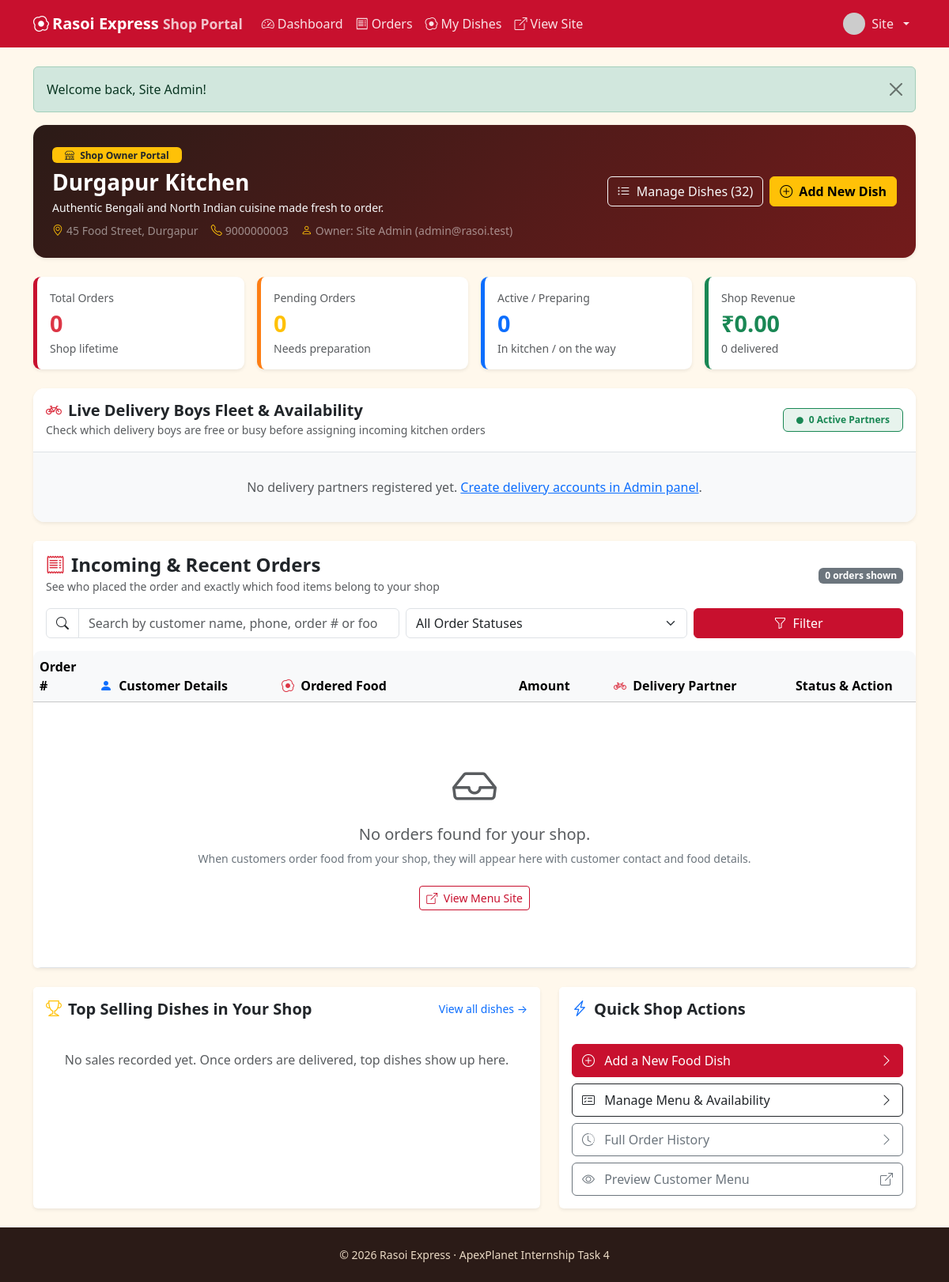
/shop/index.php (signed in), run on an earlier commit of the app's database.
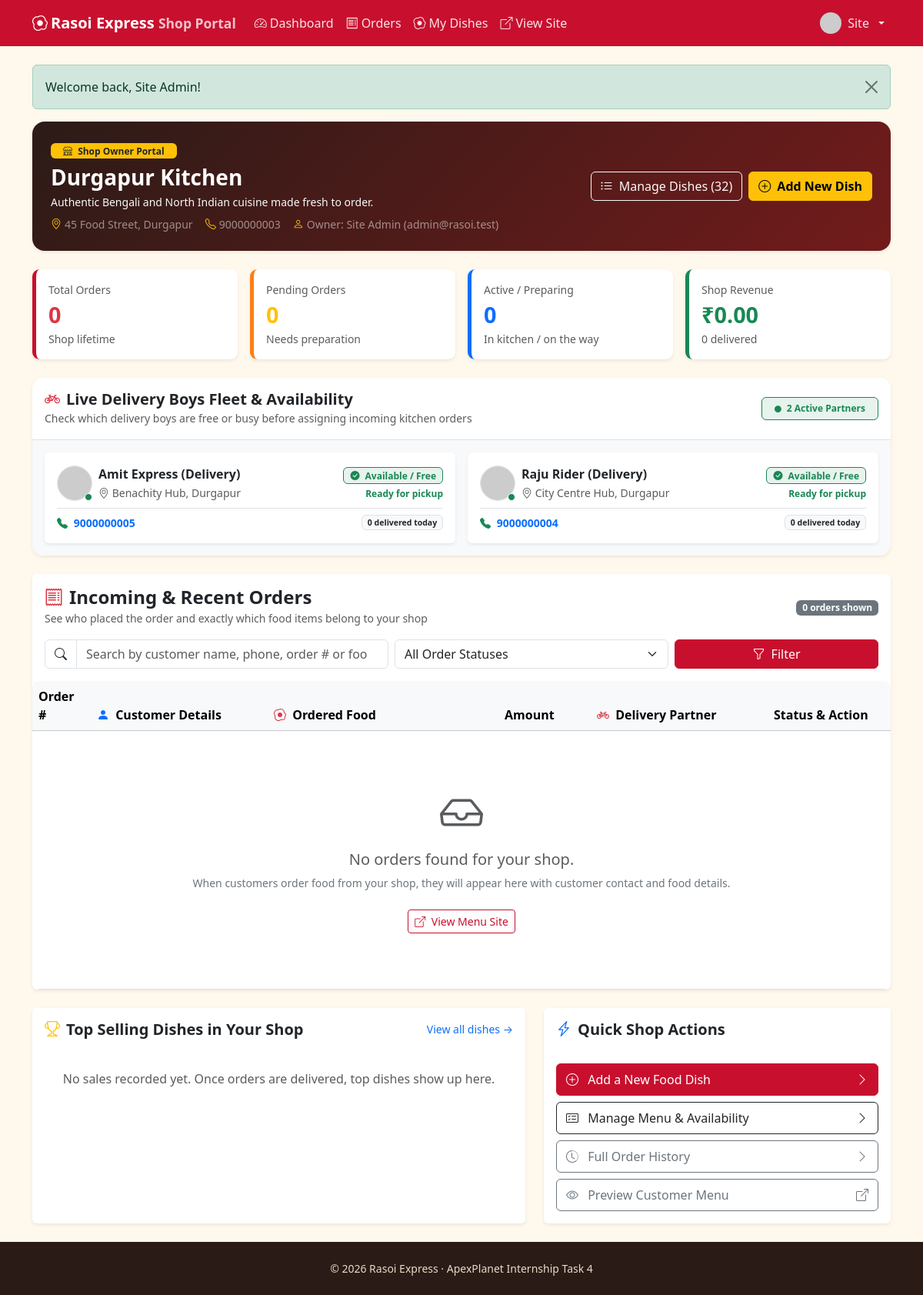
And on a later commit of the database.
### tables this page shows
CREATE TABLE users (
  id INT UNSIGNED AUTO_INCREMENT PRIMARY KEY,
  name VARCHAR(80) NOT NULL,
  email VARCHAR(120) NOT NULL UNIQUE,
  phone VARCHAR(15) DEFAULT NULL,
  address VARCHAR(255) DEFAULT NULL,
  password_hash VARCHAR(255) NOT NULL,
  role ENUM('user','admin','shop_owner','delivery') NOT NULL DEFAULT 'user',
  status ENUM('active','blocked') NOT NULL DEFAULT 'active',
  avatar VARCHAR(255) DEFAULT NULL,
  last_login_at DATETIME DEFAULT NULL,
  created_at TIMESTAMP DEFAULT CURRENT_TIMESTAMP,
  INDEX idx_users_role (role),
  INDEX idx_users_last_login (last_login_at)
);

### includes/auth.php (called while the page is built, shortened)
<?php
require_once __DIR__ . '/db.php';
function e($v): string { return htmlspecialchars((string)$v, ENT_QUOTES, 'UTF-8'); }
function url(string $p = ''): string { return BASE_URL . '/' . ltrim($p, '/'); }
function current_user(): ?array {
    static $u = false;
    if ($u === false) {
        $u = null;
        if (!empty($_SESSION['uid'])) {
            $s = db()->prepare('SELECT id,name,email,phone,address,role,status,avatar FROM users WHERE id=?');
            $s->execute([$_SESSION['uid']]);
            $u = $s->fetch() ?: null;
        }
    }
    return $u;
}
function require_login(): array {
    $u = current_user();
    return $u;
}
function require_shop_owner(): array {
    $u = require_login();
    return $u;
}
function owner_shop(int $uid): ?array {
    $s = db()->prepare('SELECT * FROM shops WHERE owner_id=?');
    $s->execute([$uid]);
    $shop = $s->fetch();
    if (!$shop) {
        $u = current_user();
        if ($u && $u['role'] === 'admin') {
            $first = db()->query('SELECT * FROM shops ORDER BY id ASC LIMIT 1')->fetch();
            if ($first) return $first;
        }
        return null;
    }
    return $shop;
}
function avatar_url(?array $u): string {
    return ($u && $u['avatar']) ? url('uploads/avatars/' . $u['avatar'])
        : 'https://ui-avatars.com/api/?background=c8102e&color=fff&name=' . urlencode($u['name'] ?? 'U');
}

### includes/db.php (called while the page is built, shortened)
<?php
function db(): PDO {
    static $pdo = null;
    if ($pdo === null) {
        try {
            $pdo = new PDO('mysql:host=' . DB_HOST . ';dbname=' . DB_NAME . ';charset=utf8mb4', DB_USER, DB_PASS, [
                PDO::ATTR_ERRMODE => PDO::ERRMODE_EXCEPTION,
                PDO::ATTR_DEFAULT_FETCH_MODE => PDO::FETCH_ASSOC,
                PDO::ATTR_EMULATE_PREPARES => false,
            ]);
        } catch (PDOException $e) {
            error_log($e->getMessage());
            http_response_code(500);
            ?>
            <!DOCTYPE html>
            <html lang="en">
            <head>
            <meta charset="UTF-8">
            <meta name="viewport" content="width=device-width, initial-scale=1">
            <title>Database Offline | Rasoi Express</title>
            <link href="https://cdn.jsdelivr.net/npm/bootstrap@5.3.3/dist/css/bootstrap.min.css" rel="stylesheet">
            <link href="https://cdn.jsdelivr.net/npm/bootstrap-icons@1.11.3/font/bootstrap-icons.min.css" rel="stylesheet">
            <style>
              body { background: #f8f9fa; font-family: system-ui, -apple-system, sans-serif; display: flex; align-items: center; justify-content: center; min-height: 100vh; padding: 20px; }
              .card { max-width: 580px; width: 100%; border: 0; box-shadow: 0 10px 30px rgba(0,0,0,0.08); border-radius: 16px; }
              .icon-box { width: 64px; height: 64px; border-radius: 50%; background: #fee2e2; color: #dc2626; display: flex; align-items: center; justify-content: center; font-size: 2rem; margin: 0 auto 1.25rem; }
            </style>
            <meta http-equiv="refresh" content="5">
            </head>
            <body>
            <div class="card p-4 p-md-5 text-center">
              <div class="icon-box"><i class="bi bi-database-gear"></i></div>
              <h3 class="fw-bold mb-2">Starting Database Server&hellip;</h3>
              <p class="text-muted mb-3">MariaDB is being launched automatically. This page will refresh in a few seconds.</p>
              <div class="d-flex justify-content-center mb-4">
                <div class="spinner-border text-danger" role="status"><span class="visually-hidden">Loading...</span></div>
              </div>
              <div class="d-grid gap-2">
                <button onclick="location.reload()" class="btn btn-danger py-2 fw-semibold"><i class="bi bi-arrow-clockwise me-1"></i> Refresh Now</button>
              </div>
              <details class="text-start mt-3 small text-muted">
                <summary class="cursor-pointer">Technical error details</summary>
                <pre class="bg-light p-2 rounded mt-2 text-danger mb-0" style="font-size: 0.78rem; overflow-x: auto;"><?= htmlspecialchars($e->getMessage(), ENT_QUOTES, 'UTF-8') ?></pre>
                <div class="mt-2">
                  <strong>Manual fix:</strong> Double-click <code>start-database.bat</code> or <code>run.bat</code> in your project folder.
                </div>
              </details>
            </div>
            </body>
            </html>
            <?php
            exit;
        }
    }
    return $pdo;
}

### shop/index.php (the view, shortened to what the changed rows need)
<?php
require_once __DIR__ . '/../includes/auth.php';
$me = require_shop_owner();
$pdo = db();
$shop = owner_shop($me['id']);
$ridersStmt = $pdo->query("SELECT u.id, u.name, u.email, u.phone, u.address, u.avatar,
    COUNT(CASE WHEN o.status IN ('preparing', 'out_for_delivery') THEN o.id END) AS active_deliveries,
    COUNT(CASE WHEN o.status = 'delivered' AND DATE(o.delivered_at) = CURDATE() THEN o.id END) AS delivered_today
FROM users u
LEFT JOIN orders o ON o.delivery_boy_id = u.id
WHERE u.role = 'delivery' AND u.status = 'active'
GROUP BY u.id, u.name, u.email, u.phone, u.address, u.avatar
ORDER BY active_deliveries ASC, u.name ASC");
$deliveryBoys = $ridersStmt->fetchAll();
require __DIR__ . '/../includes/header.php';
?>
<div class="card border-0 shadow-sm mb-4" style="background: linear-gradient(135deg, #2b1b17 0%, #731b1b 100%); color: #fff; border-radius: 1rem;">
  <div class="card-body p-4 d-flex flex-wrap align-items-center justify-content-between gap-3">
    <div>
      <h2 class="h3 fw-bold mb-1"><?= e($shop['name']) ?></h2>
    </div>
  </div>
</div>
<div class="row g-3 mb-4">
  <div class="col-6 col-lg-3">
  </div>
  <div class="col-6 col-lg-3">
  </div>
  <div class="col-6 col-lg-3">
  </div>
  <div class="col-6 col-lg-3">
  </div>
</div>
<div class="card border-0 shadow-sm mb-4" style="border-radius: 0.9rem; overflow: hidden;">
  <div class="card-header bg-white py-3 border-0 d-flex flex-wrap justify-content-between align-items-center gap-2">
    <div class="d-flex align-items-center gap-2">
      <span class="badge bg-success bg-opacity-10 text-success border border-success px-3 py-2">
        <i class="bi bi-circle-fill me-1" style="font-size: 0.55rem;"></i> <?= count($deliveryBoys) ?> Active Partner<?= count($deliveryBoys) === 1 ? '' : 's' ?>
      </span>
    </div>
  </div>
  <div class="card-body bg-light border-top">
    <div class="row g-3">
      <?php if (empty($deliveryBoys)): ?>
        <div class="col-12 text-center text-muted py-3">
          No delivery partners registered yet. <a href="<?= url('admin/users.php') ?>">Create delivery accounts in Admin panel</a>.
        </div>
      <?php else: ?>
        <?php foreach ($deliveryBoys as $dboy):
          $isFree = ((int)$dboy['active_deliveries'] === 0);
        ?>
        <div class="col-12 col-md-6 col-lg-6 col-xl-6">
          <div class="card border-0 shadow-sm h-100 bg-white">
            <div class="card-body p-3">
              <div class="d-flex align-items-center justify-content-between mb-2">
                <div class="d-flex align-items-center gap-2">
                  <div class="position-relative">
                    <img src="<?= e(avatar_url($dboy)) ?>" class="rounded-circle border" width="46" height="46" alt="<?= e($dboy['name']) ?>">
                    <span class="position-absolute bottom-0 end-0 p-1 <?= $isFree ? 'bg-success' : 'bg-warning' ?> border border-white rounded-circle" title="<?= $isFree ? 'Free & Ready' : 'On Delivery' ?>"></span>
                  </div>
                  <div>
                    <strong class="d-block text-dark fs-6"><?= e($dboy['name']) ?></strong>
                    <small class="text-muted"><i class="bi bi-geo-alt"></i> <?= e($dboy['address'] ?: 'Durgapur Hub') ?></small>
                  </div>
                </div>
                <div class="text-end">
                  <?php if ($isFree): ?>
                    <span class="badge bg-success bg-opacity-10 text-success border border-success px-2 py-1">
                      <i class="bi bi-check-circle-fill me-1"></i> Available / Free
                    </span>
                    <div class="text-success small fw-semibold mt-1" style="font-size: 0.75rem;">Ready for pickup</div>
                  <?php endif; ?>
                </div>
              </div>
              <div class="d-flex justify-content-between align-items-center pt-2 border-top small">
                <span>
                  <i class="bi bi-telephone-fill text-success me-1"></i>
                  <a href="tel:<?= e($dboy['phone']) ?>" class="text-decoration-none fw-semibold"><?= e($dboy['phone']) ?></a>
                </span>
                <span class="badge bg-light text-dark border">
                  <?= (int)$dboy['delivered_today'] ?> delivered today
                </span>
              </div>
            </div>
          </div>
        </div>
        <?php endforeach; ?>
      <?php endif; ?>
    </div>
  </div>
</div>
<div class="card border-0 shadow-sm mb-4" id="ordersTable">
  <div class="card-header bg-white py-3 border-0">
  </div>
  <div class="table-responsive">
    <table class="table align-middle mb-0 table-hover">
      <thead class="table-light">
        <tr>
          <th style="width: 100px;">Order #</th>
          <th style="min-width: 230px;"><i class="bi bi-person-fill text-primary me-1"></i> Customer Details</th>
          <th style="min-width: 300px;"><i class="bi bi-egg-fried text-danger me-1"></i> Ordered Food</th>
          <th style="min-width: 120px;">Amount</th>
          <th style="min-width: 230px;"><i class="bi bi-bicycle text-danger me-1"></i> Delivery Partner</th>
          <th style="min-width: 160px;">Status &amp; Action</th>
        </tr>
      </thead>
    </table>
  </div>
</div>
<div class="row g-4">
  <div class="col-lg-7">
  </div>
  <div class="col-lg-5">
  </div>
</div>
<?php require __DIR__ . '/../includes/footer.php'; ?>

### includes/header.php (shortened to what the changed rows need)
<?php require_once __DIR__ . '/auth.php'; $me = current_user(); $isAdminArea = !empty($adminArea); $isShopArea = !empty($shopArea); $isDeliveryArea = !empty($deliveryArea); ?>
<!DOCTYPE html>
<html lang="en">
<head>
<link href="https://cdn.jsdelivr.net/npm/bootstrap@5.3.3/dist/css/bootstrap.min.css" rel="stylesheet">
<link href="https://cdn.jsdelivr.net/npm/bootstrap-icons@1.11.3/font/bootstrap-icons.min.css" rel="stylesheet">
<link href="<?= url('assets/css/style.css') ?>" rel="stylesheet">
</head>
<body>
<main class="container py-4 main-content flex-grow-1 d-flex flex-column">
<?php foreach (get_flash() as [$t, $m]): ?>
  <div class="alert alert-<?= e($t) ?> alert-dismissible fade show" role="alert"><?= e($m) ?><button type="button" class="btn-close" data-bs-dismiss="alert"></button></div>
<?php endforeach; ?>

What changed in the data, as far as the page shows it:
added users: name "Amit Express (Delivery)", address "Benachity Hub, Durgapur", phone "9000000005", delivered_today "0"
added users: name "Raju Rider (Delivery)", address "City Centre Hub, Durgapur", phone "9000000004", delivered_today "0"
Also different on the page:
count($deliveryBoys): "0" → "2"
text no longer shown: "No delivery partners registered yet. Create delivery accounts in Admin panel ."
